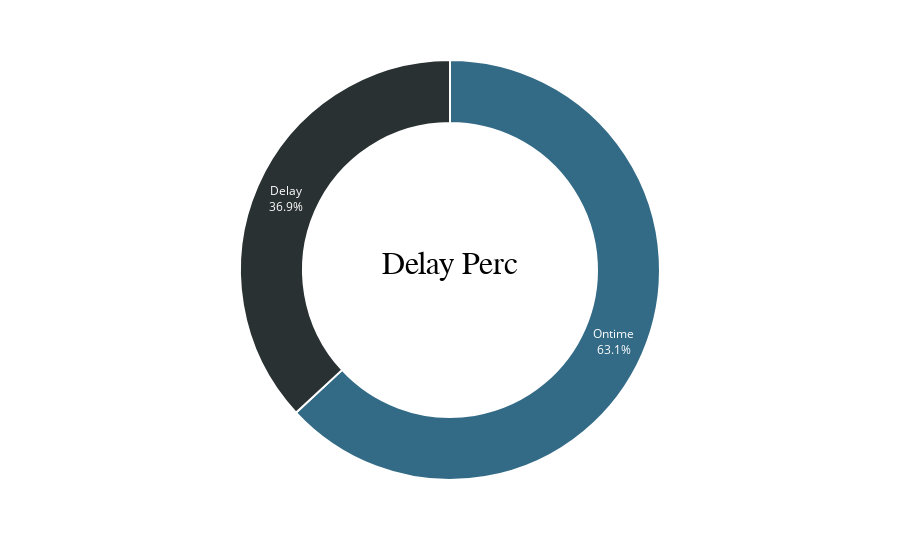

Notebook source saved alongside this figure:
### Markdown cell above
### Jumlah pengiriman delay vs Ontime

### Code cell
data_eda['ontime/delay']=data_eda.delay.replace({np.NaN, 'R'}, {'Ontime', 'Delay'})
Delay = data_eda.groupby('ontime/delay').agg({'ontime/delay': 'count'}).rename(columns = {'ontime/delay': 'count'}).reset_index()
fig = px.pie(Delay, values = Delay['count'], names = Delay['ontime/delay'])
fig.update_traces(textposition = 'inside', 
                  textinfo = 'percent + label', 
                  hole = 0.7, 
                  marker = dict(colors = ['#2A3132','#336B87'], line = dict(color = 'white', width = 2)))

fig.update_layout(title_text = 'Delay Perc', title_x = 0.5, title_y = 0.53, title_font_size = 32, title_font_family = 'Calibri', title_font_color = 'black',
                  showlegend = False)

### Figure 1 — Plotly figure (JSON) as saved in the notebook; plotly's stock layout.template omitted (floating-point values rounded to 4 significant figures)
{"data": [{"domain": {"x": [0, 1], "y": [0, 1]}, "hole": 0.7, "hovertemplate": "ontime/delay=%{label}<br>count=%{value}<extra></extra>", "labels": ["Delay", "Ontime"], "legendgroup": "", "marker": {"colors": ["#2A3132", "#336B87"], "line": {"color": "white", "width": 2}}, "name": "", "showlegend": true, "textinfo": "percent+label", "textposition": "inside", "type": "pie", "values": [2538, 4342]}], "layout": {"legend": {"tracegroupgap": 0}, "margin": {"t": 60}, "showlegend": false, "title": {"font": {"color": "black", "family": "Calibri", "size": 32}, "text": "Delay Perc", "x": 0.5, "y": 0.53}}}
